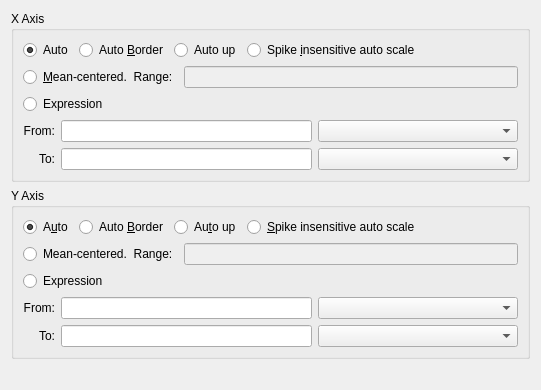
     <widget class="QWidget" name="tab">
      <attribute name="title">
       <string>Rang&amp;e</string>
      </attribute>
      <layout class="QGridLayout">
       <item row="2" column="0">
        <spacer name="spacer48">
         <property name="orientation">
          <enum>Qt::Vertical</enum>
         </property>
         <property name="sizeType">
          <enum>QSizePolicy::Expanding</enum>
         </property>
         <property name="sizeHint" stdset="0">
          <size>
           <width>20</width>
           <height>20</height>
          </size>
         </property>
        </spacer>
       </item>
       <item row="0" column="0">
        <widget class="Q3ButtonGroup" name="buttonGroup9">
         <property name="title">
          <string>X Axis</string>
         </property>
         <layout class="QGridLayout">
          <item row="0" column="3">
           <widget class="QRadioButton" name="XNoSpikes">
            <property name="sizePolicy">
             <sizepolicy hsizetype="Fixed" vsizetype="Fixed">
              <horstretch>0</horstretch>
              <verstretch>0</verstretch>
             </sizepolicy>
            </property>
            <property name="font">
             <font/>
            </property>
            <property name="whatsThis">
             <string>Check this to set the X axis range of the selected plot to the extents of the curve.</string>
            </property>
            <property name="text">
             <string>Spike &amp;insensitive auto scale</string>
            </property>
           </widget>
          </item>
          <item row="0" column="0">
           <widget class="QRadioButton" name="XAuto">
            <property name="sizePolicy">
             <sizepolicy hsizetype="Fixed" vsizetype="Fixed">
              <horstretch>0</horstretch>
              <verstretch>0</verstretch>
             </sizepolicy>
            </property>
            <property name="font">
             <font/>
            </property>
            <property name="whatsThis">
             <string>Check this to set the X axis range of the selected plot to the extents of the curve.</string>
            </property>
            <property name="text">
             <string>Auto</string>
            </property>
            <property name="shortcut">
             <string/>
            </property>
            <property name="checked">
             <bool>true</bool>
            </property>
           </widget>
          </item>
          <item row="0" column="2">
           <widget class="QRadioButton" name="XAutoUp">
            <property name="sizePolicy">
             <sizepolicy hsizetype="Fixed" vsizetype="Fixed">
              <horstretch>0</horstretch>
              <verstretch>0</verstretch>
             </sizepolicy>
            </property>
            <property name="font">
             <font/>
            </property>
            <property name="whatsThis">
             <string>Check this to expand the X axis range of the selected plot to the extents of the curve, but not reduce it.</string>
            </property>
            <property name="text">
             <string>Auto up</string>
            </property>
           </widget>
          </item>
          <item row="0" column="1">
           <widget class="QRadioButton" name="XAutoBorder">
            <property name="text">
             <string>Auto &amp;Border</string>
            </property>
           </widget>
          </item>
          <item row="2" column="3" colspan="2">
           <spacer name="spacer49">
            <property name="orientation">
             <enum>Qt::Horizontal</enum>
            </property>
            <property name="sizeType">
             <enum>QSizePolicy::Expanding</enum>
            </property>
            <property name="sizeHint" stdset="0">
             <size>
              <width>250</width>
              <height>20</height>
             </size>
            </property>
           </spacer>
          </item>
          <item row="2" column="0" colspan="3">
           <widget class="QRadioButton" name="XExpression">
            <property name="text">
             <string>Expression</string>
            </property>
           </widget>
          </item>
          <item row="1" column="0" colspan="5">
           <layout class="QGridLayout">
            <item row="0" column="0">
             <widget class="QRadioButton" name="XAC">
              <property name="sizePolicy">
               <sizepolicy hsizetype="Fixed" vsizetype="Fixed">
                <horstretch>0</horstretch>
                <verstretch>0</verstretch>
               </sizepolicy>
              </property>
              <property name="font">
               <font/>
              </property>
              <property name="whatsThis">
               <string>Check this for AC coupling on the X axis.</string>
              </property>
              <property name="text">
               <string>&amp;Mean-centered.  Range:</string>
              </property>
             </widget>
            </item>
            <item row="0" column="1">
             <widget class="QLineEdit" name="XACRange">
              <property name="enabled">
               <bool>false</bool>
              </property>
              <property name="whatsThis">
               <string>The X axis range if &quot;Mean-centered&quot; is selected.</string>
              </property>
             </widget>
            </item>
           </layout>
          </item>
          <item row="0" column="4">
           <spacer name="spacer51">
            <property name="orientation">
             <enum>Qt::Horizontal</enum>
            </property>
            <property name="sizeType">
             <enum>QSizePolicy::Expanding</enum>
            </property>
            <property name="sizeHint" stdset="0">
             <size>
              <width>70</width>
              <height>20</height>
             </size>
            </property>
           </spacer>
          </item>
          <item row="3" column="0" colspan="5">
           <layout class="QGridLayout">
            <item row="1" column="0">
             <widget class="QLabel" name="textLabel3_3">
              <property name="text">
               <string>&lt;p align=&quot;right&quot;&gt;To:&lt;/p&gt;</string>
              </property>
              <property name="wordWrap">
               <bool>false</bool>
              </property>
              <property name="buddy">
               <cstring>XExpressionMax</cstring>
              </property>
             </widget>
            </item>
            <item row="0" column="0">
             <widget class="QLabel" name="textLabel2_3">
              <property name="text">
               <string>&lt;p align=&quot;right&quot;&gt;From:&lt;/p&gt;</string>
              </property>
              <property name="wordWrap">
               <bool>false</bool>
              </property>
              <property name="buddy">
               <cstring>XExpressionMin</cstring>
              </property>
             </widget>
            </item>
            <item row="1" column="1">
             <widget class="QLineEdit" name="XExpressionMax"/>
            </item>
            <item row="1" column="2">
             <widget class="QComboBox" name="scalarSelectorX2">
              <property name="minimumSize">
               <size>
                <width>200</width>
                <height>0</height>
               </size>
              </property>
             </widget>
            </item>
            <item row="0" column="2">
             <widget class="QComboBox" name="scalarSelectorX1">
              <property name="sizePolicy">
               <sizepolicy hsizetype="Minimum" vsizetype="Fixed">
                <horstretch>0</horstretch>
                <verstretch>0</verstretch>
               </sizepolicy>
              </property>
              <property name="minimumSize">
               <size>
                <width>200</width>
                <height>0</height>
               </size>
              </property>
             </widget>
            </item>
            <item row="0" column="1">
             <widget class="QLineEdit" name="XExpressionMin"/>
            </item>
           </layout>
          </item>
         </layout>
        </widget>
       </item>
       <item row="1" column="0">
        <widget class="Q3ButtonGroup" name="buttonGroup10">
         <property name="title">
          <string>Y Axis</string>
         </property>
         <layout class="QGridLayout">
          <item row="0" column="0">
           <widget class="QRadioButton" name="YAuto">
            <property name="sizePolicy">
             <sizepolicy hsizetype="Fixed" vsizetype="Fixed">
              <horstretch>0</horstretch>
              <verstretch>0</verstretch>
             </sizepolicy>
            </property>
            <property name="font">
             <font/>
            </property>
            <property name="whatsThis">
             <string>Check this to set the Y axis range of the selected plot to the extents of the curve.</string>
            </property>
            <property name="text">
             <string>A&amp;uto</string>
            </property>
            <property name="checked">
             <bool>true</bool>
            </property>
           </widget>
          </item>
          <item row="2" column="2" colspan="4">
           <spacer name="spacer50">
            <property name="orientation">
             <enum>Qt::Horizontal</enum>
            </property>
            <property name="sizeType">
             <enum>QSizePolicy::Expanding</enum>
            </property>
            <property name="sizeHint" stdset="0">
             <size>
              <width>350</width>
              <height>20</height>
             </size>
            </property>
           </spacer>
          </item>
          <item row="2" column="0" colspan="2">
           <widget class="QRadioButton" name="YExpression">
            <property name="text">
             <string>Expression</string>
            </property>
           </widget>
          </item>
          <item row="1" column="0" colspan="6">
           <layout class="QGridLayout">
            <item row="0" column="0">
             <widget class="QRadioButton" name="YAC">
              <property name="sizePolicy">
               <sizepolicy hsizetype="Fixed" vsizetype="Fixed">
                <horstretch>0</horstretch>
                <verstretch>0</verstretch>
               </sizepolicy>
              </property>
              <property name="font">
               <font/>
              </property>
              <property name="whatsThis">
               <string>Check this for AC coupling on the Y axis.</string>
              </property>
              <property name="text">
               <string>Mean-centered.  Range:</string>
              </property>
              <property name="shortcut">
               <string/>
              </property>
             </widget>
            </item>
            <item row="0" column="1">
             <widget class="QLineEdit" name="YACRange">
              <property name="enabled">
               <bool>false</bool>
              </property>
              <property name="whatsThis">
               <string>The Y axis range if &quot;Mean-centered&quot; is selected.</string>
              </property>
             </widget>
            </item>
           </layout>
          </item>
          <item row="0" column="1" colspan="2">
           <widget class="QRadioButton" name="YAutoBorder">
            <property name="text">
             <string>Auto &amp;Border</string>
            </property>
           </widget>
          </item>
          <item row="0" column="3">
           <widget class="QRadioButton" name="YAutoUp">
            <property name="sizePolicy">
             <sizepolicy hsizetype="Fixed" vsizetype="Fixed">
              <horstretch>0</horstretch>
              <verstretch>0</verstretch>
             </sizepolicy>
            </property>
            <property name="font">
             <font/>
            </property>
            <property name="whatsThis">
             <string>Check this to expand the Y axis range of the selected plot to the extents of the curve, but not reduce it.</string>
            </property>
            <property name="text">
             <string>Au&amp;to up</string>
            </property>
           </widget>
          </item>
          <item row="0" column="4">
           <widget class="QRadioButton" name="YNoSpikes">
            <property name="sizePolicy">
             <sizepolicy hsizetype="Fixed" vsizetype="Fixed">
              <horstretch>0</horstretch>
              <verstretch>0</verstretch>
             </sizepolicy>
            </property>
            <property name="font">
             <font/>
            </property>
            <property name="whatsThis">
             <string>Check this to set the Y axis range of the selected plot to the extents of the curve.</string>
            </property>
            <property name="text">
             <string>&amp;Spike insensitive auto scale</string>
            </property>
           </widget>
          </item>
          <item row="0" column="5">
           <spacer name="spacer52_2">
            <property name="orientation">
             <enum>Qt::Horizontal</enum>
            </property>
            <property name="sizeType">
             <enum>QSizePolicy::Expanding</enum>
            </property>
            <property name="sizeHint" stdset="0">
             <size>
              <width>70</width>
              <height>20</height>
             </size>
            </property>
           </spacer>
          </item>
          <item row="3" column="0" colspan="6">
           <layout class="QGridLayout">
            <item row="0" column="0">
             <widget class="QLabel" name="textLabel2_3_2">
              <property name="text">
               <string>&lt;p align=&quot;right&quot;&gt;From:&lt;/p&gt;</string>
              </property>
              <property name="wordWrap">
               <bool>false</bool>
              </property>
              <property name="buddy">
               <cstring>YExpressionMin</cstring>
              </property>
             </widget>
            </item>
            <item row="1" column="0">
             <widget class="QLabel" name="textLabel3_3_2">
              <property name="text">
               <string>&lt;p align=&quot;right&quot;&gt;To:&lt;/p&gt;</string>
              </property>
              <property name="wordWrap">
               <bool>false</bool>
              </property>
              <property name="buddy">
               <cstring>YExpressionMax</cstring>
              </property>
             </widget>
            </item>
            <item row="1" column="2">
             <widget class="QComboBox" name="scalarSelectorY2">
              <property name="minimumSize">
               <size>
                <width>200</width>
                <height>0</height>
               </size>
              </property>
             </widget>
            </item>
            <item row="0" column="2">
             <widget class="QComboBox" name="scalarSelectorY1">
              <property name="minimumSize">
               <size>
                <width>200</width>
                <height>0</height>
               </size>
              </property>
             </widget>
            </item>
            <item row="0" column="1">
             <widget class="QLineEdit" name="YExpressionMin"/>
            </item>
            <item row="1" column="1">
             <widget class="QLineEdit" name="YExpressionMax"/>
            </item>
           </layout>
          </item>
         </layout>
        </widget>
       </item>
      </layout>
     </widget>
